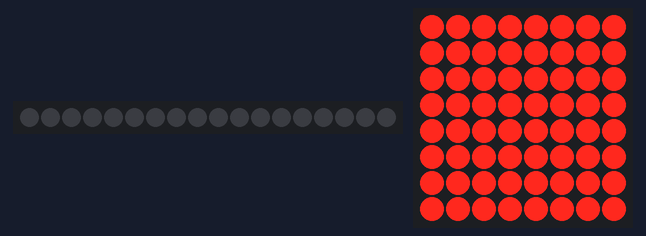
Recording of a program running on a simulated SparkFun Pro Micro, built with avr-gcc and run on an emulated ATmega32U4. On the bench: 18 RGB LEDs in strip order, left to right, 8×8 LED matrix. Wiring (inferred from the names in the program): MAX7219 LED driver (orientation assumed): data pin 16; clock pin 15; CS pin 10. Dim RGB values are drawn brighter than linear.

Above: at 0.1 s.
At 0.7 s:
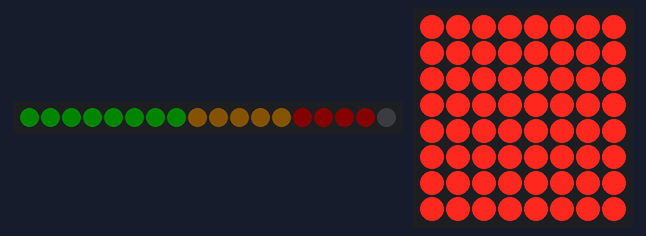

The program:

main.cpp
```cpp
#include <Arduino.h>
#include "led_matrix.h"
#include <Adafruit_NeoPixel.h>

#define WS2812B_PIN 8
#define WS2812B_PIN_NUM_LEDS 18

Adafruit_NeoPixel strip(WS2812B_PIN_NUM_LEDS, WS2812B_PIN, NEO_GRB + NEO_KHZ800);

unsigned long lastUpdateTime = 0;
const unsigned long timeoutDuration = 3000;
bool displayCleared = false;

uint16_t MAX_RPM = 10000;
uint16_t REDLINE_RPM = 9500;
int currentRPM = 0;
int step = 100;

// starter
unsigned long previousMillis = 0;
const unsigned long charInterval = 350; // 300 + 50 ms
const unsigned long rpmInterval = 200;

char start_text[3] = {'A', 'G', 'Z'};
size_t charIndex = 0;
bool showingChars = true;

unsigned int rpmValue = 0;
const unsigned int rpmStep = MAX_RPM / 3;
bool showingRPM = false;
// starter

// LUT entry structure
struct RpmLedZone {
  float threshold;    // Percent of redline (0.0–1.0)
  uint32_t color;     // LED color
};

RpmLedZone rpmZones[] = {
  {0.4, strip.Color(0, 255, 0)},     // Green zone (0%–40%)
  {0.7, strip.Color(255, 165, 0)},   // Orange zone (40%–70%)
  {1.0, strip.Color(255, 0, 0)}      // Red zone (70%–100%)
};

void showRPM(int rpm) {
  static int lastLedCount = -1;

  int ledCount = map(rpm, 0, MAX_RPM, 0, WS2812B_PIN_NUM_LEDS);

  // Only update if the visual state actually changes
  if (ledCount == lastLedCount) {
    return;
  }
  lastLedCount = ledCount;

  for (int i = 0; i < WS2812B_PIN_NUM_LEDS; i++) {
    if (i < ledCount) {
      float ledPos = (float)i / WS2812B_PIN_NUM_LEDS;
      uint32_t color = strip.Color(255, 255, 255); // fallback color

      for (const auto& zone : rpmZones) {
        if (ledPos <= zone.threshold) {
          color = zone.color;
          break;
        }
      }

      strip.setPixelColor(i, color);
    } else {
      strip.setPixelColor(i, 0); // Off
    }
  }

  strip.show();
}


void setup()
{
  Serial.begin(250000);

  strip.begin();
  strip.show();

  setupMAX7219();
  strip.setBrightness(8);

  for (unsigned int i = 0; i <= MAX_RPM; i += (MAX_RPM / 3)) {
    displayChar('X');
    showRPM(i);
    delay(200);
    clearDisplay();
  }
  showRPM(0);
}

void loop()
{
  // atleast 5B
  if (Serial.available() >= 5) {
    // 1B Gear
    char gear = Serial.read();

    // 4B RPM
    byte rpmBytes[4];
    for (int i = 0; i < 4; i++) {
      rpmBytes[i] = Serial.read();
    }

    // Promote bytes to uint32_t before shifting
    uint32_t engineRPM =
        (uint32_t)rpmBytes[0] |
        ((uint32_t)rpmBytes[1] << 8) |
        ((uint32_t)rpmBytes[2] << 16) |
        ((uint32_t)rpmBytes[3] << 24);

    displayChar(gear);
    showRPM(engineRPM);

    lastUpdateTime = millis();
    displayCleared = false;
  }

  // timeout
  if (!displayCleared && (millis() - lastUpdateTime > timeoutDuration)) {
    clearDisplay();
    showRPM(0);
    displayCleared = true;
  }
}
```

led_matrix.h
```cpp
#ifndef LED_MATRIX_H
#define LED_MATRIX_H

void setupMAX7219();
void clearDisplay();
void displayChar(char c);
void sendSPI(byte address, byte value);

#endif
```

led_matrix.cpp
```cpp
#include <Arduino.h>
#include "led_matrix.h"

#define DATA_PIN 16
#define CLK_PIN 15
#define CS_PIN 10

void sendSPI(byte address, byte value)
{
    digitalWrite(CS_PIN, LOW);
    shiftOut(DATA_PIN, CLK_PIN, MSBFIRST, address);
    shiftOut(DATA_PIN, CLK_PIN, MSBFIRST, value);
    digitalWrite(CS_PIN, HIGH);
}

void setupMAX7219()
{
    pinMode(DATA_PIN, OUTPUT);
    pinMode(CLK_PIN, OUTPUT);
    pinMode(CS_PIN, OUTPUT);

    sendSPI(0x0F, 0x00); // Display test off
    sendSPI(0x0C, 0x01); // Shutdown mode off
    sendSPI(0x0B, 0x07); // Scan limit = 8 LEDs
    sendSPI(0x0A, 0x01); // Intensity
    sendSPI(0x09, 0x00); // Decode mode = none
    clearDisplay();
}

void clearDisplay()
{
    for (int i = 1; i <= 8; i++)
    {
        sendSPI(i, 0x00);
    }
}

struct Symbol
{
    char c;
    byte glyph[8];
};

static Symbol symbols[] = {
    {'1', {B00011000, B00111000, B00011000, B00011000, B00011000, B00011000, B00011000, B00111100}},
    {'2', {B00111100, B01100110, B00000110, B00001100, B00011000, B00110000, B01100000, B01111110}},
    {'3', {B00111100, B01100110, B00000110, B00011100, B00000110, B00000110, B01100110, B00111100}},
    {'4', {B00001100, B00011100, B00111100, B01101100, B01111110, B00001100, B00001100, B00001100}},
    {'5', {B01111110, B01100000, B01111100, B00000110, B00000110, B00000110, B01100110, B00111100}},
    {'6', {B00111100, B01100000, B01100000, B01111100, B01100110, B01100110, B01100110, B00111100}},
    {'7', {B01111110, B00000110, B00000110, B00001100, B00011000, B00110000, B00110000, B00110000}},
    {'8', {B00111100, B01100110, B01100110, B00111100, B01100110, B01100110, B01100110, B00111100}},
    {'N', {B01100011, B01110011, B01110011, B01111011, B01101111, B01100111, B01100111, B01100011}},
    {'R', {B01111100, B01100110, B01100110, B01111100, B01111000, B01101100, B01100110, B01100110}},
    {'A', {B00011000, B00100100, B01000010, B01000010, B01111110, B01000010, B01000010, B01000010}},
    {'G', {B00111100, B01000010, B10000000, B10000000, B10001110, B10000010, B01000010, B00111100}},
    {'Z', {B01111110, B00000010, B00000100, B00001000, B00010000, B00100000, B01000000, B01111110}},
    {'X', {B11111111, B11111111, B11111111, B11111111, B11111111, B11111111, B11111111, B11111111}}
};

// create Loop LUT
void displayChar(char c)
{
    for (auto &symbol : symbols)
    {
        if (symbol.c == c)
        {
            for (int i = 0; i < 8; i++)
            {
                sendSPI(i + 1, symbol.glyph[i]);
            }
            return;
        }
    }

    clearDisplay(); // fallback for unknown characters
}
```
